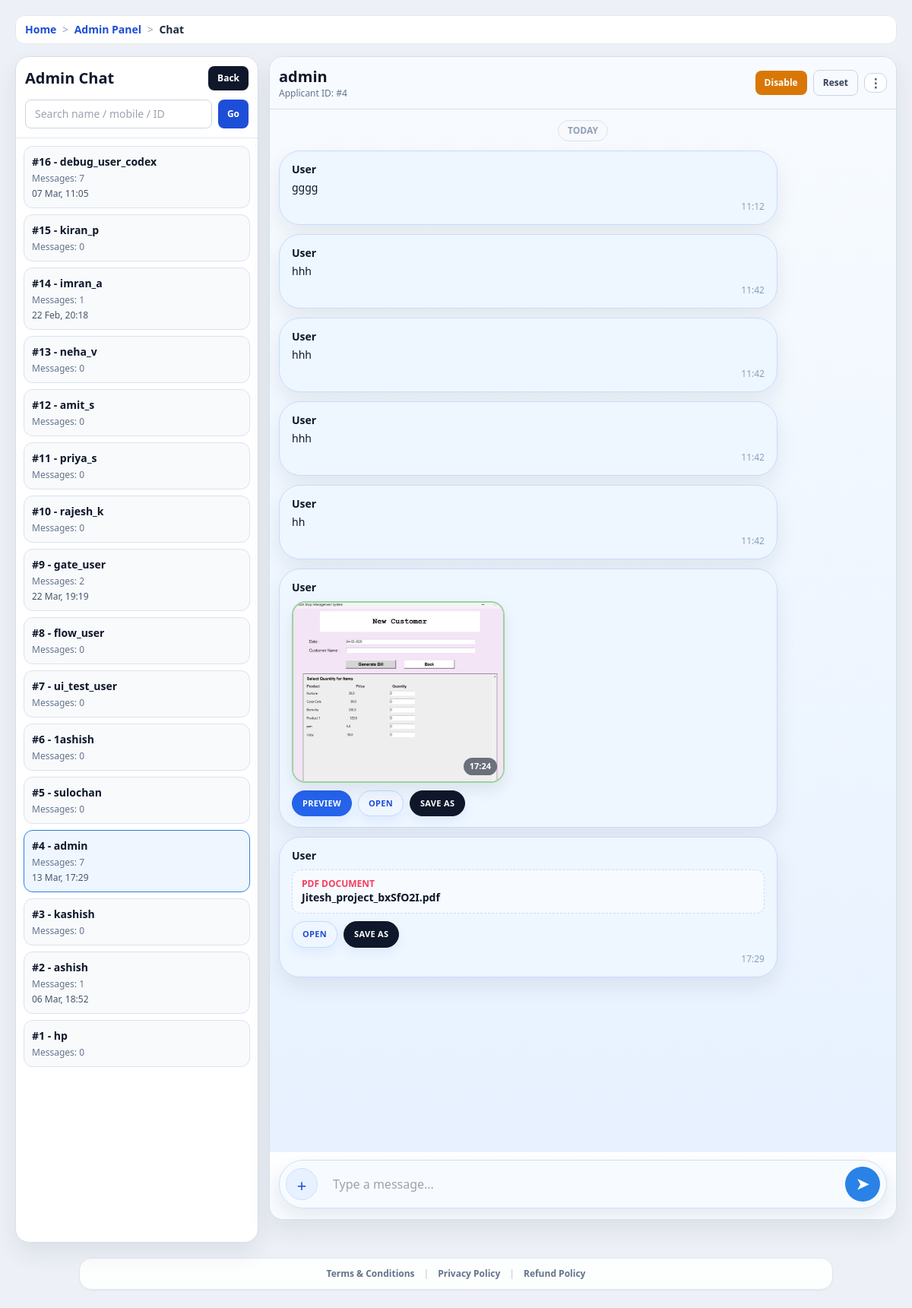
/admin-panel/chat/?profile_id=4 (signed in), run on an earlier commit of the app's database.
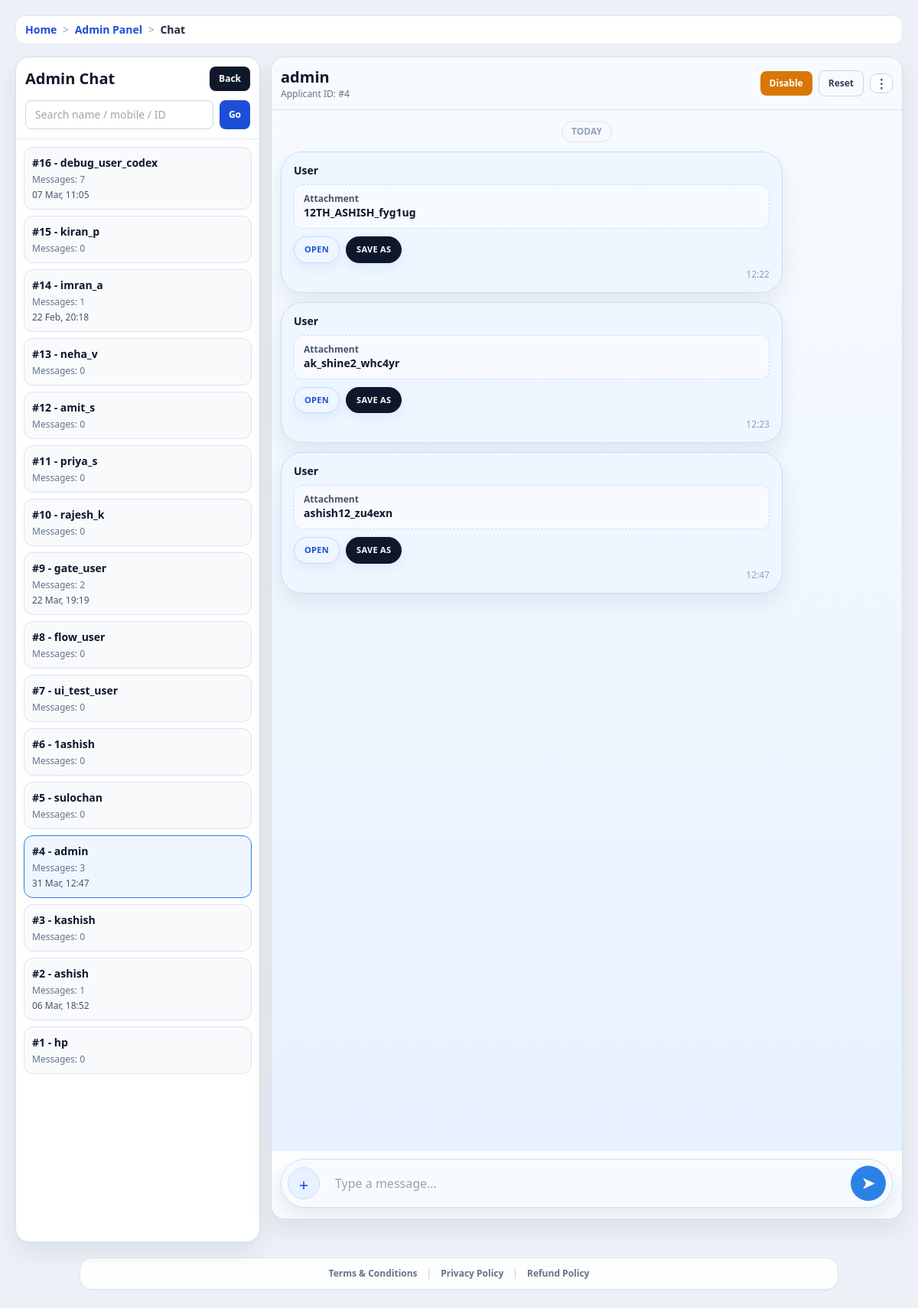
And on a later commit of the database.
### accounts/models.py (models this page shows, shortened)
class UserProfile(models.Model):
    user          = models.OneToOneField(User, on_delete=models.CASCADE, related_name='profile')
    full_name     = models.CharField(max_length=150, blank=True)
    father_name   = models.CharField(max_length=150, blank=True)
    mother_name   = models.CharField(max_length=150, blank=True)
    dob           = models.DateField(null=True, blank=True)
    GENDER_CHOICES = [('M','Male'),('F','Female'),('O','Other')]
    gender        = models.CharField(max_length=1, choices=GENDER_CHOICES, blank=True)
    CATEGORY_CHOICES = [('General','General'),('OBC','OBC'),('SC','SC'),('ST','ST')]
    category      = models.CharField(max_length=20, choices=CATEGORY_CHOICES, blank=True)
    mobile        = models.CharField(max_length=15, blank=True)
    email         = models.EmailField(blank=True)
    present_state = models.CharField(max_length=100, blank=True)
    present_district = models.CharField(max_length=100, blank=True)
    present_city = models.CharField(max_length=100, blank=True)
    present_pincode = models.CharField(max_length=10, blank=True)
    present_address = models.TextField(blank=True)
    permanent_same_as_present = models.BooleanField(default=False)
    permanent_state = models.CharField(max_length=100, blank=True)
    permanent_district = models.CharField(max_length=100, blank=True)
    permanent_pincode = models.CharField(max_length=10, blank=True)
    permanent_full_address = models.TextField(blank=True)
    permanent_address = models.TextField(blank=True)
    district      = models.CharField(max_length=100, blank=True)
    state         = models.CharField(max_length=100, default='Chhattisgarh', blank=True)
    pincode       = models.CharField(max_length=10, blank=True)
    aadhar        = models.CharField(max_length=20, blank=True)
    samagra_id    = models.CharField(max_length=20, blank=True)
    caste_cert_no = models.CharField(max_length=50, blank=True)
    income_cert_no= models.CharField(max_length=50, blank=True)
    tenth_board   = models.CharField(max_length=100, blank=True)
    tenth_roll_number = models.CharField(max_length=50, blank=True)
    tenth_percentage = models.CharField(max_length=20, blank=True)
    tenth_result  = models.CharField(max_length=50, blank=True)
    twelfth_board = models.CharField(max_length=100, blank=True)
    twelfth_roll_number = models.CharField(max_length=50, blank=True)
    twelfth_percentage = models.CharField(max_length=20, blank=True)
    twelfth_result= models.CharField(max_length=50, blank=True)
    graduation    = models.CharField(max_length=100, blank=True)
    university    = models.CharField(max_length=150, blank=True)
    tenth_subjects = models.TextField(blank=True)
    twelfth_subjects = models.TextField(blank=True)
    graduation_subjects = models.TextField(blank=True)
    previous_course_name = models.CharField(max_length=150, blank=True)
    previous_subjects = models.TextField(blank=True)
    current_course_name = models.CharField(max_length=150, blank=True)
    current_year = models.CharField(max_length=100, blank=True)
    current_semester = models.CharField(max_length=100, blank=True)
    current_subjects = models.TextField(blank=True)
    college_name = models.CharField(max_length=200, blank=True)
    university_name = models.CharField(max_length=200, blank=True)
    course = models.CharField(max_length=150, blank=True)
    year_semester = models.CharField(max_length=100, blank=True)
    enrollment_number = models.CharField(max_length=100, blank=True)
    account_holder_name = models.CharField(max_length=150, blank=True)
    bank_name = models.CharField(max_length=150, blank=True)
    account_number = models.CharField(max_length=50, blank=True)
    ifsc_code = models.CharField(max_length=20, blank=True)
    branch_name = models.CharField(max_length=150, blank=True)
    aadhaar_linked = models.CharField(max_length=3, blank=True, choices=[('yes', 'Yes'), ('no', 'No')])
    personal_extra_rows = models.JSONField(default=list, blank=True)
    address_extra_rows = models.JSONField(default=list, blank=True)
    academic_extra_rows = models.JSONField(default=list, blank=True)
    college_extra_rows = models.JSONField(default=list, blank=True)
    bank_extra_rows = models.JSONField(default=list, blank=True)
    subject_extra_rows = models.JSONField(default=list, blank=True)
    photo         = models.ImageField(upload_to='profile_photos/', null=True, blank=True)
    signature     = models.ImageField(upload_to='profile_signatures/', null=True, blank=True)
    chat_enabled  = models.BooleanField(default=False)
    master_data_last_saved_at = models.DateTimeField(null=True, blank=True)
    master_data_unmask_until = models.DateTimeField(null=True, blank=True)
    master_data_unmask_date = models.DateField(null=True, blank=True)
    master_data_unmask_count = models.PositiveSmallIntegerField(default=0)
    apply_autofill_locked_until = models.DateTimeField(null=True, blank=True)
    apply_profile_view_date = models.DateField(null=True, blank=True)
    apply_profile_view_count = models.PositiveSmallIntegerField(default=0)
    apply_profile_unmask_until = models.DateTimeField(null=True, blank=True)
    apply_profile_unmask_date = models.DateField(null=True, blank=True)
    apply_profile_unmask_count = models.PositiveSmallIntegerField(default=0)
    apply_draft_data = models.JSONField(default=dict, blank=True)

class ChatMessage(models.Model):
    profile = models.ForeignKey(UserProfile, on_delete=models.CASCADE, related_name="chat_messages")
    from_admin = models.BooleanField(default=False)
    message = models.TextField(blank=True)
    attachment = models.FileField(upload_to="chat_attachments/", null=True, blank=True)
    created_at = models.DateTimeField(auto_now_add=True)
    class Meta:
        ordering = ["created_at", "id"]

### core/views.py (the view, shortened to what this page needs)
# urls.py: path("admin-panel/chat/", views.admin_chat, name="admin_chat"),
@login_required
def admin_chat(request):
    if not _can_access_admin(request):
        messages.error(request, "Admin panel access allowed nahi hai.")
        return redirect("dashboard")
    profile_id = request.GET.get("profile_id", "").strip()
    search = request.GET.get("q", "").strip()
    profiles = list(
        UserProfile.objects.select_related("user").prefetch_related("chat_messages").order_by("-id")
    )
    selected_profile = None
    if profile_id.isdigit():
        selected_profile = next((p for p in profiles if p.id == int(profile_id)), None)
    if not selected_profile:
        selected_profile = profiles[0] if profiles else None
    thread_items = []
    for p in profiles:
        all_msgs = list(p.chat_messages.all())
        last_message = all_msgs[-1] if all_msgs else None
        thread_items.append(
            {
                "profile": p,
                "last_message": last_message,
                "message_count": len(all_msgs),
            }
        )
    chat_messages_qs = (
        _decorate_chat_messages(selected_profile.chat_messages.all())
        if selected_profile
        else []
    )
    return render(
        request,
        "portal_main/admin_chat.html",
        {
            "profiles": profiles,
            "thread_items": thread_items,
            "selected_profile": selected_profile,
            "chat_messages": chat_messages_qs,
            "query": search,
        },
    )

### core/context_processors.py (called while the page is built)
def _humanize_slug(text):
    value = str(text or "").strip().replace("-", " ").replace("_", " ")
    if value.isdigit():
        return f"#{value}"
    return value.title() if value else "Page"

def breadcrumbs(request):
    path = (getattr(request, "path", "") or "/").split("?", 1)[0]
    if not path.startswith("/"):
        path = f"/{path}"
    crumbs = [{"label": "Home", "url": "/"}]
    if path == "/":
        return {"breadcrumbs": crumbs}
    running = ""
    for part in [p for p in path.strip("/").split("/") if p]:
        running += f"/{part}"
        url = f"{running}/"
        label = _humanize_slug(part)
        try:
            match = resolve(url)
            label = NAME_LABELS.get(match.url_name, label)
        except Resolver404:
            pass
        crumbs.append({"label": label, "url": url})
    deduped = [crumbs[0]]
    for item in crumbs[1:]:
        if item["label"] == deduped[-1]["label"] and item["url"] == deduped[-1]["url"]:
            continue
        deduped.append(item)
    return {"breadcrumbs": deduped}

### core/views.py (called while the page is built)
def _is_admin_user(user):
    return bool(user and (user.is_superuser or user.is_staff))

### templates/portal_main/admin_chat.html (shortened to what the changed rows need)
{% extends 'base.html' %}
{% block body_class %}min-h-screen bg-[#edf1f7] text-slate-900{% endblock %}
{% block page_container_class %}max-w-[1280px] mx-auto p-3 md:p-5{% endblock %}
{% block content %}
<div class="admin-chat-shell">
  <aside class="panel">
    <div class="left-head">
      <div class="flex items-center justify-between gap-2">
        <h1 class="text-xl font-black">Admin Chat</h1>
      </div>
    </div>
    <div class="thread-list">
      {% for item in thread_items %}
        <a href="{% url 'admin_chat' %}?profile_id={{ item.profile.id }}{% if query %}&q={{ query }}{% endif %}" class="thread-item {% if selected_profile and item.profile.id == selected_profile.id %}active{% endif %}">
          <div class="font-bold text-sm">#{{ item.profile.id }} - {{ item.profile.full_name|default:item.profile.user.username }}</div>
          <div class="text-xs text-slate-500 mt-1">Messages: {{ item.message_count }}</div>
          {% if item.last_message %}
          <div class="text-xs text-slate-600 mt-1">{{ item.last_message.created_at|date:"d M, H:i" }}</div>
          {% endif %}
        </a>
      {% empty %}
        <div class="text-sm text-slate-500">No applicants found.</div>
      {% endfor %}
    </div>
  </aside>
  <section class="panel chat-wrap">
    {% if selected_profile %}
    <header class="chat-header">
      <div class="flex items-center justify-between gap-3">
        <div>
          <h2 class="text-xl font-black">{{ selected_profile.full_name|default:selected_profile.user.username }}</h2>
          <p class="text-xs text-slate-500">Applicant ID: #{{ selected_profile.id }}</p>
        </div>
        <div class="flex items-center gap-2">
          <form method="post" action="{% url 'admin_chat_toggle' selected_profile.id %}">
            <button type="submit" class="rounded-lg px-3 py-2 text-xs font-bold {% if selected_profile.chat_enabled %}bg-amber-600 text-white{% else %}bg-emerald-700 text-white{% endif %}">
              {% if selected_profile.chat_enabled %}Disable{% else %}Enable{% endif %}
            </button>
          </form>
          <a href="{% url 'admin_chat' %}" class="rounded-lg border border-slate-300 px-3 py-2 text-xs font-bold text-slate-700">Reset</a>
          <div class="menu-wrap">
            <button type="button" class="menu-btn header-menu-toggle">⋮</button>
          </div>
        </div>
      </div>
    </header>
    <div class="chat-body" id="chatThread">
      <div class="text-center mb-3"><span class="meta-pill">TODAY</span></div>
      <div class="space-y-3">
        {% for msg in chat_messages %}
        <div class="bubble {% if msg.from_admin %}bubble-admin{% else %}bubble-user{% endif %}" data-message-row data-message-id="{{ msg.id }}">
          <div class="flex items-center justify-between gap-2">
            <div class="font-semibold text-sm">{% if msg.from_admin %}Admin{% else %}User{% endif %}</div>
          </div>
          {% if msg.message %}<div class="mt-1 text-sm">{{ msg.message|linebreaksbr }}</div>{% endif %}
          {% if msg.attachment %}
            <div class="mt-2">
              {% if msg.attachment_kind == "image" %}
                <div class="att-image-wrap">
                  <img src="{{ msg.attachment_open_url }}" alt="{{ msg.attachment_name }}" class="att-image">
                  <div class="att-image-meta">{{ msg.created_at|date:"H:i" }}</div>
                </div>
              {% elif msg.attachment_kind == "pdf" %}
                <div class="att-box">
                  <div class="text-xs font-semibold text-rose-500">PDF DOCUMENT</div>
                  <div class="text-sm font-bold text-slate-900">{{ msg.attachment_name }}</div>
                </div>
              {% else %}
                <div class="att-box">
                  <div class="text-xs font-semibold text-slate-600">Attachment</div>
                  <div class="text-sm font-bold text-slate-900">{{ msg.attachment_name }}</div>
                </div>
              {% endif %}
              <div class="att-pill-row">
                {% if msg.attachment_kind == "image" %}
                <button type="button" class="att-pill att-pill-primary preview-image-btn" data-preview-src="{{ msg.attachment_open_url }}" data-preview-name="{{ msg.attachment_name }}">Preview</button>
                {% endif %}
                <a href="{{ msg.attachment_open_url }}" target="_blank" class="att-pill">Open</a>
                <a href="{{ msg.attachment_download_url }}" class="att-pill att-pill-dark" download>Save As</a>
              </div>
            </div>
          {% endif %}
          {% if msg.attachment_kind != "image" %}<div class="msg-line">{{ msg.created_at|date:"H:i" }}</div>{% endif %}
        </div>
        {% empty %}
        <div class="text-sm text-slate-500">No chat messages.</div>
        {% endfor %}
      </div>
    </div>
    <div class="chat-input-wrap">
      <form id="adminSendMessageForm" method="post" action="{% url 'admin_chat_send' %}" enctype="multipart/form-data" class="chat-input-inner">
        <label for="adminAttachmentInput" class="attach-btn">+</label>
        <input name="message" class="msg-input" placeholder="Type a message...">
        <button type="submit" class="send-btn">&#10148;</button>
      </form>
    </div>
    {% else %}
    <div class="h-full grid place-items-center p-10 text-slate-500 font-semibold">No applicant thread selected.</div>
    {% endif %}
  </section>
</div>
{% endblock %}

What changed in the data, as far as the page shows it:
removed ChatMessage: from_admin "User", message "gggg", created_at "11:12"
removed ChatMessage: from_admin "User", message "hhh", created_at "11:42"
removed ChatMessage: from_admin "User", message "hhh", created_at "11:42"
removed ChatMessage: from_admin "User", message "hhh", created_at "11:42"
removed ChatMessage: from_admin "User", message "hh", created_at "11:42"
removed ChatMessage: from_admin "User", created_at "17:24"
removed ChatMessage: from_admin "User", attachment_name "Jitesh_project_bxSfO2I.pdf", created_at "17:29"
changed UserProfile "admin": message_count "7" → "3"; last_message.created_at "13 Mar, 17:29" → "31 Mar, 12:47"
added ChatMessage: from_admin "User", attachment_name "12TH_ASHISH_fyg1ug", created_at "12:22"
added ChatMessage: from_admin "User", attachment_name "ak_shine2_whc4yr", created_at "12:23"
added ChatMessage: from_admin "User", attachment_name "ashish12_zu4exn", created_at "12:47"
